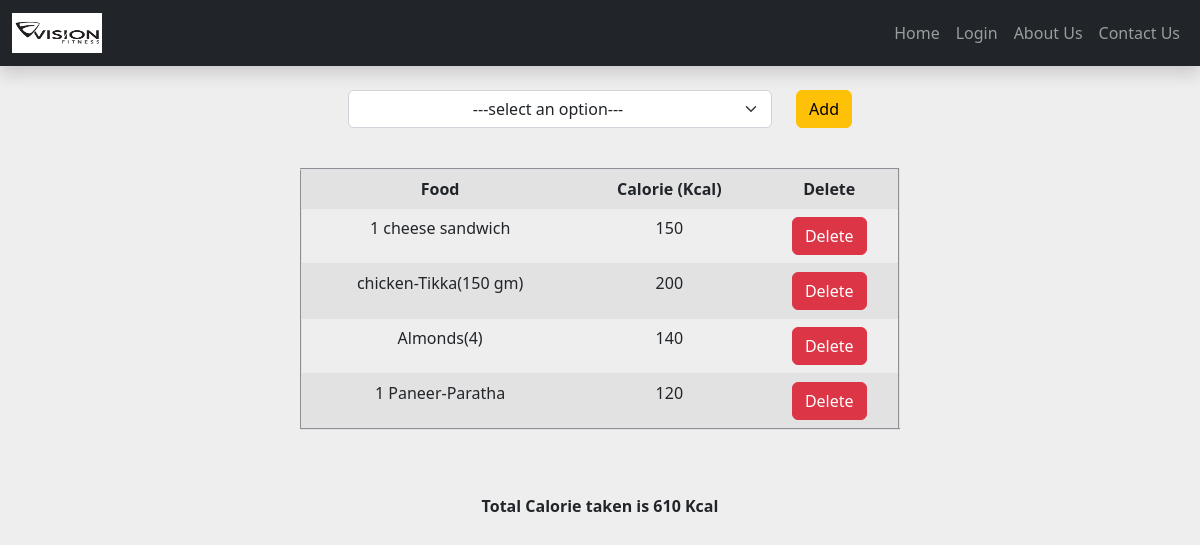
/foodlist/ (signed in), run on the app's committed database.
### health/models.py (models this page shows)
class UserIntakeModel(models.Model):
    user_id=models.ForeignKey(UserMaster, on_delete=models.CASCADE)
    food = models.CharField(max_length=200)
    calorie= models.IntegerField(null=True)

### health/views.py (the view, shortened to what this page needs)
# urls.py: path('foodlist/', views.foodlist, name="foodlist"),
def foodlist(request,l1=None,s=None):
    user_id=UserMaster.objects.get(id=request.session["id"])
    user_intake=UserIntakeModel.objects.filter(user_id=request.session["id"]).all()
    x=intakediet.objects.all()
    foodlist=[e.intakefood for e in x]
    ufood=request.POST.get("food")
    print(ufood,"################")
    l1=l1
    print(l1,"kkkkkkkkk234kkkkkkkk")
    s=s
    print(s,"kkkkkkkkkkk234kkkkkk")
    if ufood is None and l1 and s:
            print("#######################np###")
            user_intake=UserIntakeModel.objects.filter(user_id=user_id).all()
            return render(request,"health/intakecalorie.html",{"food":foodlist, "data":user_intake,"l":l1,"s":s})
    if ufood is None and l1 is None and s is None:
            print("#######################np###")
            user_intake=UserIntakeModel.objects.filter(user_id=user_id).all()
            cal_list= [ cal.calorie for cal in user_intake]
            print(cal_list,"#####nitin###")
            total_cal=sum(cal_list)
            length=len(user_intake)
            print(user_intake,"##############")
            return render(request,"health/intakecalorie.html",{"food":foodlist, "data":user_intake,"l":length,"s":total_cal})

### health/Templates/health/intakecalorie.html (shortened to what this page needs)
{% extends "health/base.html" %}
{% block content %}
<form method="POST" action="{% url 'foodlist' %}">
  <div class="d-flex justify-content-center">
    <div class="d-flex py-4 px-5 w-50">
      <select name="food" class="form-select me-4" style="text-align-last:center;">
        <option disabled selected value>---select an option---</option>
      </select>
      <button type="submit" class="btn btn-warning">Add</button>
    </div>
  </div>
</form>
{% if l %}
<form action="{% url 'delete_diet' %}" method="POST">
  <div class="d-flex justify-content-center">
    <table class="table table-striped text-center" border="2">
      <tr>
        <th>Food</th>
        <th>Calorie (Kcal)</th>
        <th>Delete</th>
      </tr>
      {% for e in data %}
      <tr>
        <td>{{e.food}}</td>
        <td>{{e.calorie}}</td>
        <td><button type="submit" value={{e.id}} class="btn btn-danger" name="cancel">Delete</button></td>
      </tr>
      {% endfor %}
    </table>
  </div>
  <br><br>
  <center><b>Total Calorie taken is {{s}} Kcal</b></center>
  {% endif %}
  {% endblock %}

### health/Templates/health/base.html (shortened to what this page needs)
<link rel="stylesheet" href="https://cdn.jsdelivr.net/npm/bootstrap@5.2.0/dist/css/bootstrap.min.css">
<link rel="stylesheet" href="https://cdn.jsdelivr.net/npm/bootstrap-icons@1.3.0/font/bootstrap-icons.css">
<header>
    <nav class="navbar navbar-expand-lg navbar-dark bg-dark shadow">
        <div class="container-fluid">
            <a class="navbar-brand" href="#">
                {% load static %}
                <img src="{% static 'health/image/logo.png' %}" alt="logo" height="40" width="90"/>
            </a>
            <div class="collapse navbar-collapse" id="navbarSupportedContent">
            <ul class="navbar-nav ms-auto mb-2 mb-lg-0">
                    <li class="nav-item">
                        <a class="nav-link" href="{% url 'home' %}">Home</a>
                    </li>
                    {% if request.session.role == "As a User" and request.session.id %}
                        <li class="nav-item">
                            <a class="nav-link" href="{% url 'profile' pk=request.session.id %}">Profile</a>
                        </li>
                        <li class="nav-item">
                            <a class="nav-link" href="{% url 'logout' %}">Logout</a>
                        </li>
                        <li class="nav-item">
                            <a class="nav-link" href="{% url 'wallet' %}">Your wallet</a>
                        </li>
                    {% else %}
                        <li class="nav-item">
                            <a class="nav-link" href="{% url 'login' %}">Login</a>
                        </li>
                    {% endif %}
                    <li class="nav-item">
                        <a class="nav-link" href="{% url 'about' %}">About Us</a>
                    </li>
                    <li class="nav-item">
                        <a class="nav-link" href="{% url 'contact' %}">Contact Us</a>
                    </li>
                </ul>
            </div>
        </div>
    </nav>
</header>
{% block content %}{% endblock %}

### health/Templates/health/intakecalorie.html (style rules this page uses)
.table { width: 50%; }

### data on the page
UserIntakeModel: food "1 cheese sandwich", calorie "150", {{ e.id }} 74 (drawn)
UserIntakeModel: food "chicken-Tikka(150 gm)", calorie "200", {{ e.id }} 75 (drawn)
UserIntakeModel: food "Almonds(4)", calorie "140", {{ e.id }} 76 (drawn)
UserIntakeModel: food "1 Paneer-Paratha", calorie "120", {{ e.id }} 77 (drawn)

### other printed values
{{ s }} "610"
